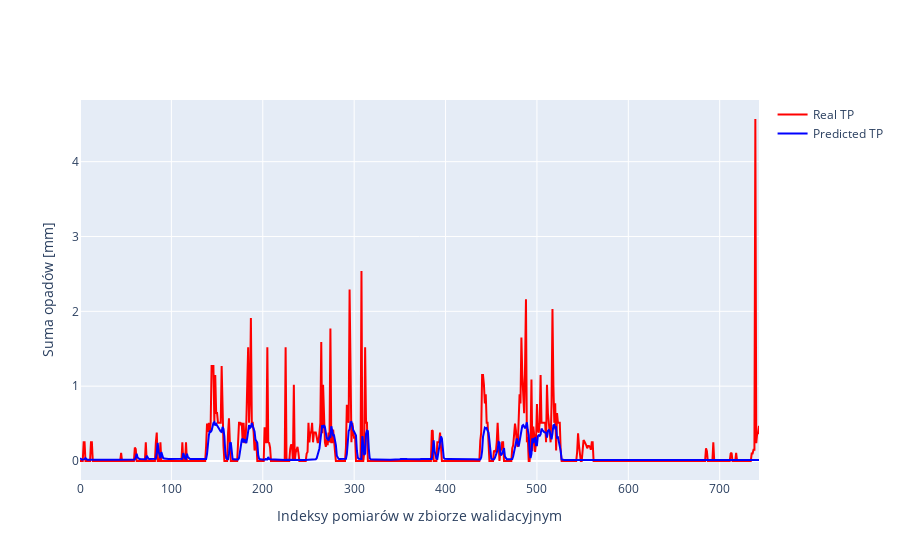

Notebook source saved alongside this figure:
### Code cell
trace1 = go.Scatter(
    x=results.index, y=results['TP t+1'], mode='lines', name='Real TP', line=dict(color='red')
)
trace2 = go.Scatter(
    x=results.index, y=results['Predicted TP'], mode='lines', name='Predicted TP', line=dict(color='blue')
)

fig = go.Figure()

fig.add_trace(trace1)
fig.add_trace(trace2)

fig.update_layout(
    xaxis_title='Indeksy pomiarów w zbiorze walidacyjnym',
    yaxis_title='Suma opadów [mm]')

fig.show()

### Figure 1 — Plotly figure (JSON) as saved in the notebook; plotly's stock layout.template omitted (floating-point values rounded to 4 significant figures; data arrays with more than 128 entries replaced by an {"elided": "..."} marker saying what was removed)
{"data": [{"line": {"color": "red"}, "mode": "lines", "name": "Real TP", "type": "scatter", "x": {"elided": "744 int values"}, "y": {"elided": "744 float values"}}, {"line": {"color": "blue"}, "mode": "lines", "name": "Predicted TP", "type": "scatter", "x": {"elided": "744 int values"}, "y": {"elided": "744 float values"}}], "layout": {"autosize": true, "xaxis": {"autorange": true, "range": [0, 743], "title": {"text": "Indeksy pomiarów w zbiorze walidacyjnym"}, "type": "linear"}, "yaxis": {"autorange": true, "range": [-0.2539, 4.824], "title": {"text": "Suma opadów [mm]"}, "type": "linear"}}}
